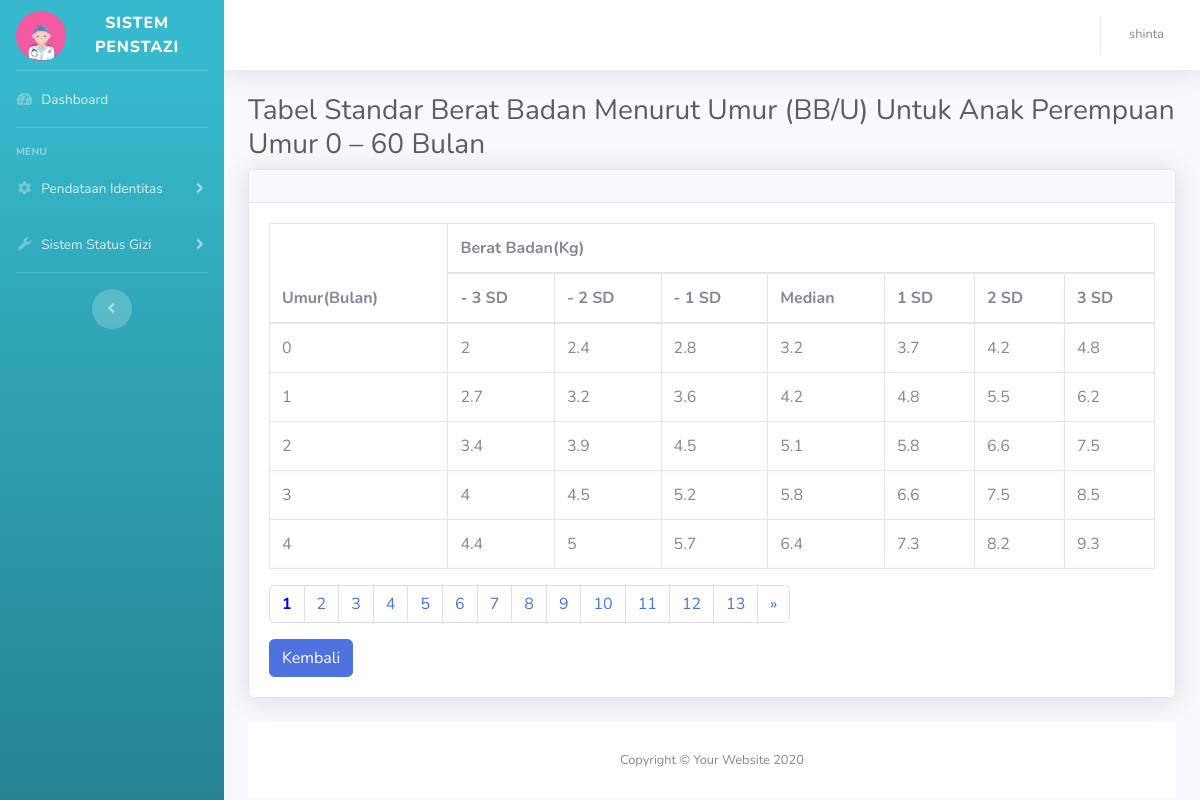
Page /sistempenstazi/bbumurperempuan.php (signed in) on the committed database.
### tables this page shows
CREATE TABLE `user` (
  `id` int(11) NOT NULL,
  `nama` varchar(50) NOT NULL,
  `username` varchar(16) NOT NULL,
  `email` varchar(30) NOT NULL,
  `password` varchar(255) NOT NULL
);

CREATE TABLE `bbu_perempuan` (
  `id_bbuperempuan` int(11) NOT NULL,
  `umur_bulan` double NOT NULL,
  `-3sd` double NOT NULL,
  `-2sd` double NOT NULL,
  `-1sd` double NOT NULL,
  `median` double NOT NULL,
  `1sd` double NOT NULL,
  `2sd` double NOT NULL,
  `3sd` double NOT NULL
);

### sistempenstazi/functions.php (called while the page is built, shortened)
<?php
$conn = mysqli_connect("localhost", "root", "", "gizi");
function query($query){
    global $conn;
    $result = mysqli_query($conn, $query);
    $rows = [];
    while( $row = mysqli_fetch_assoc($result) ) {
        $rows[] = $row;
    }
    return $rows;
}
?>

### sistempenstazi/bbumurperempuan.php (the view, shortened to what this page needs)
<?php
require 'functions.php';
$user = mysqli_fetch_assoc(mysqli_query($conn, "SELECT * FROM user WHERE username = '$_SESSION[login]'"));
$jumlahdataperhalaman = 5;
$jumlahdata = count(query("SELECT * FROM bbu_perempuan"));
$jumlahhalaman = ceil($jumlahdata / $jumlahdataperhalaman);
$halamanaktif = ( isset($_GET["halaman"]) ) ? $_GET["halaman"] : 1;
$awaldata = ( $jumlahdataperhalaman * $halamanaktif ) - $jumlahdataperhalaman;
$bbuperempuan = query("SELECT * FROM bbu_perempuan LIMIT $awaldata, $jumlahdataperhalaman");
?>
<!DOCTYPE html>
<html lang="en">
<head>
    <link href="vendor/fontawesome-free/css/all.min.css" rel="stylesheet" type="text/css">
    <link href="css/sb-admin-2.min.css" rel="stylesheet">
</head>
<body id="page-top">
    <div id="wrapper">
        <ul class="navbar-nav bg-gradient-info sidebar sidebar-dark accordion" id="accordionSidebar">
            <a class="sidebar-brand d-flex align-items-center justify-content-center" href="index.html">
                <div class="sidebar-brand-icon">
                    <i><img src="img/logo.png" width="50px" height="50px"></i>
                </div>
                <div class="sidebar-brand-text mx-3">Sistem Penstazi</div>
            </a>
            <hr class="sidebar-divider my-0">
            <li class="nav-item">
                <a class="nav-link" href="index.php">
                    <i class="fas fa-fw fa-tachometer-alt"></i>
                    <span>Dashboard</span></a>
            </li>
              <hr class="sidebar-divider">
<div class="sidebar-heading">
    Menu
</div>
<li class="nav-item">
    <a class="nav-link collapsed" href="#" data-toggle="collapse" data-target="#collapseTwo"
        aria-expanded="true" aria-controls="collapseTwo">
        <i class="fas fa-fw fa-cog"></i>
        <span>Pendataan Identitas</span>
    </a>
</li>
            <li class="nav-item">
                <a class="nav-link collapsed" href="#" data-toggle="collapse" data-target="#collapseUtilities"
                    aria-expanded="true" aria-controls="collapseUtilities">
                    <i class="fas fa-fw fa-wrench"></i>
                    <span>Sistem Status Gizi</span>
                </a>
            </li>
            <hr class="sidebar-divider">
            <div class="text-center d-none d-md-inline">
                <button class="rounded-circle border-0" id="sidebarToggle"></button>
            </div>
        </ul>
        <div id="content-wrapper" class="d-flex flex-column">
            <div id="content">
                <nav class="navbar navbar-expand navbar-light bg-white topbar mb-4 static-top shadow">
                    <ul class="navbar-nav ml-auto">
                        <li class="nav-item dropdown no-arrow">
                            <a class="nav-link dropdown-toggle" href="#" id="userDropdown" role="button"
                                data-toggle="dropdown" aria-haspopup="true" aria-expanded="false">
                                <span class="mr-2 d-none d-lg-inline text-gray-600 small"><?= $user['username']; ?></span>
                            </a>
                        </li>
                    </ul>
                </nav>
                <div class="container-fluid">
                    <h1 class="h3 mb-2 text-gray-800">Tabel Standar Berat Badan Menurut Umur (BB/U) Untuk Anak Perempuan Umur 0 – 60 Bulan</h1>
                    <div class="card shadow mb-4">
                        <div class="card-header py-3">
                        </div>
                        <div class="card-body">
                            <div class="table-responsive">
                                <table class="table table-bordered" id="dataTable" width="100%" cellspacing="0">
                                    <thead>
                                        <tr>
                                            <th rowspan="2">Umur(Bulan)</th>
                                            <th colspan="7">Berat Badan(Kg)</th>
                                        </tr>
                                        <tr>
                                            <th>- 3 SD</th>
                                            <th>- 2 SD</th>
                                            <th>- 1 SD</th>
                                            <th>Median</th>
                                            <th>1 SD</th>
                                            <th>2 SD</th>
                                            <th>3 SD</th>
                                        </tr>
                                    </thead>
                                    <tbody>
                                        <?php foreach( $bbuperempuan as $row ) : ?>
                                        <tr>
                                            <td><?= $row["umur_bulan"]; ?></td>
                                            <td><?= $row["-3sd"]; ?></td>
                                            <td><?= $row["-2sd"]; ?></td>
                                            <td><?= $row["-1sd"]; ?></td>
                                            <td><?= $row["median"]; ?></td>
                                            <td><?= $row["1sd"]; ?></td>
                                            <td><?= $row["2sd"]; ?></td>
                                            <td><?= $row["3sd"]; ?></td>
                                        </tr>
                                        <?php endforeach; ?>
                                    </tbody>
                                </table>
                            </div>
                            <ul class="pagination">
                            <?php for( $i = 1; $i <= $jumlahhalaman; $i++ ) : ?>
                                    <?php if( $i== $halamanaktif ) : ?>
                                            <li class="page-item"><a class="page-link" href="?halaman=<?= $i; ?>" style="font-weight: bold; color:blue"><?= $i; ?></a></li>
                                        <?php else: ?>
                                            <li class="page-item"><a class="page-link" href="?halaman=<?= $i; ?>"><?= $i; ?></a></li>
                                    <?php endif; ?>
                            <?php endfor; ?>
                                <?php if( $halamanaktif < $jumlahhalaman ) : ?>
                                        <li class="page-item"><a class="page-link" href="?halaman=<?= $halamanaktif + 1; ?>">&raquo;</a></li>
                                    <?php endif; ?>
                            </ul>
                            <a href="index.php" class="btn btn-primary">Kembali</a>
                        </div>
                    </div>
            <footer class="sticky-footer bg-white">
                <div class="container my-auto">
                    <div class="copyright text-center my-auto">
                        <span>Copyright &copy; Your Website 2020</span>
                    </div>
                </div>
            </footer>
        </div>
    </div>
</body>
</html>

### rows in the picture
user: username "shinta"
bbu_perempuan: umur_bulan "0", value "2", value "2.4", value "2.8", median "3.2", 1sd "3.7", 2sd "4.2", 3sd "4.8"
bbu_perempuan: umur_bulan "1", value "2.7", value "3.2", value "3.6", median "4.2", 1sd "4.8", 2sd "5.5", 3sd "6.2"
bbu_perempuan: umur_bulan "2", value "3.4", value "3.9", value "4.5", median "5.1", 1sd "5.8", 2sd "6.6", 3sd "7.5"
bbu_perempuan: umur_bulan "3", value "4", value "4.5", value "5.2", median "5.8", 1sd "6.6", 2sd "7.5", 3sd "8.5"
bbu_perempuan: umur_bulan "4", value "4.4", value "5", value "5.7", median "6.4", 1sd "7.3", 2sd "8.2", 3sd "9.3"
